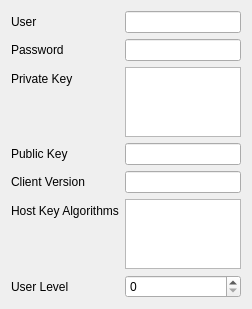
<?xml version="1.0" encoding="UTF-8"?>
<ui version="4.0">
 <class>SSHOutEditor</class>
 <widget class="QWidget" name="SSHOutEditor">
  <property name="geometry">
   <rect>
    <x>0</x>
    <y>0</y>
    <width>252</width>
    <height>190</height>
   </rect>
  </property>
  <property name="windowTitle">
   <string>Form</string>
  </property>
  <layout class="QFormLayout" name="formLayout">
   <item row="0" column="0">
    <widget class="QLabel" name="labelUser">
     <property name="text">
      <string>User</string>
     </property>
    </widget>
   </item>
   <item row="0" column="1">
    <widget class="QLineEdit" name="textUser" />
   </item>
   <item row="1" column="0">
    <widget class="QLabel" name="labelPassword">
     <property name="text">
      <string>Password</string>
     </property>
    </widget>
   </item>
   <item row="1" column="1">
    <widget class="QLineEdit" name="textPassword"></widget>
   </item>
   <item row="2" column="0">
    <widget class="QLabel" name="labePrivateKey">
     <property name="text">
      <string>Private Key</string>
     </property>
    </widget>
   </item>
   <item row="2" column="1">
    <widget class="QPlainTextEdit" name="textPrivateKey"></widget>
   </item>
   <item row="3" column="0">
    <widget class="QLabel" name="labelPublicKey">
     <property name="text">
      <string>Public Key</string>
     </property>
    </widget>
   </item>
   <item row="3" column="1">
    <widget class="QLineEdit" name="textPublicKey"></widget>
   </item>
   <item row="4" column="0">
    <widget class="QLabel" name="labelClientVersion">
     <property name="text">
      <string>Client Version</string>
     </property>
    </widget>
   </item>
   <item row="4" column="1">
    <widget class="QLineEdit" name="textClientVersion"></widget>
   </item>
   <item row="5" column="0">
    <widget class="QLabel" name="labeHostKeyAlgorithms">
     <property name="text">
      <string>Host Key Algorithms</string>
     </property>
    </widget>
   </item>
   <item row="5" column="1">
    <widget class="QPlainTextEdit" name="textHostKeyAlgorithms"></widget>
   </item>
   <item row="6" column="0">
    <widget class="QLabel" name="labeUserLevel">
     <property name="text">
      <string>User Level</string>
     </property>
    </widget>
   </item>
   <item row="6" column="1">
    <widget class="QSpinBox" name="spinBoxUserLevel">
     <property name="minimum">
      <number>0</number>
     </property>
     <property name="value">
      <number>0</number>
     </property>
    </widget>
   </item>
  </layout>
 </widget>
 <resources />
 <connections />
</ui>
